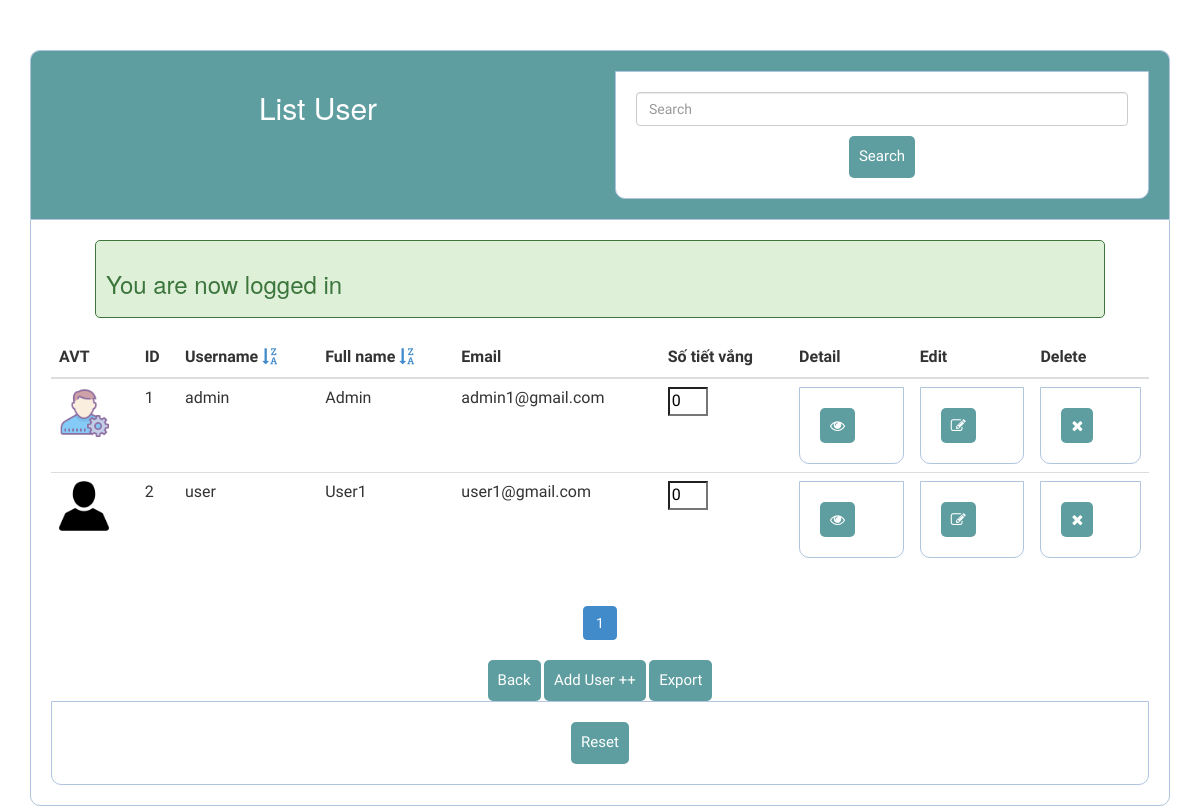
/list.php (signed in), run on an earlier commit of the app's database.
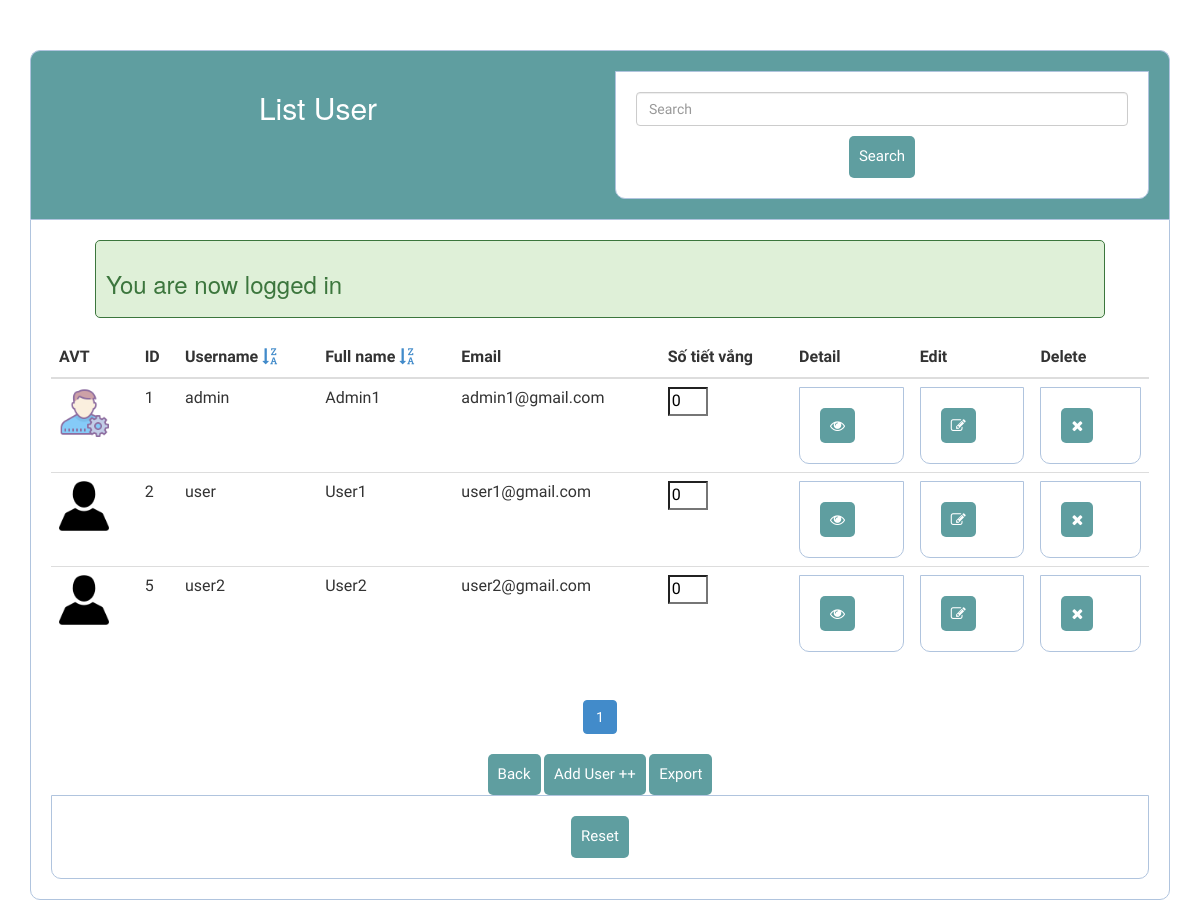
And on a later commit of the database.
### tables this page shows
CREATE TABLE IF NOT EXISTS `users` (
  `id` int(11) NOT NULL AUTO_INCREMENT,
  `username` varchar(100) NOT NULL,
  `fullname` varchar(100) NOT NULL,
  `email` varchar(100) NOT NULL,
  `user_type` varchar(100) NOT NULL,
  `password` varchar(100) NOT NULL,
  `image` varchar(255) NOT NULL,
  `vang` int(11) NOT NULL DEFAULT 0,
  PRIMARY KEY (`id`)
);

### functions.php (called while the page is built, shortened)
<?php
function isAdmin()
{
	if (isset($_SESSION['user']) && $_SESSION['user']['user_type'] == 'admin') {
		return true;
	} else {
		return false;
	}
}

### list.php (the view, shortened to what this page needs)
<?php
include('functions.php');
if (isAdmin()) {
    $page = 1;
    $limit = 3;
    $arrs_list = mysqli_query($conn, "SELECT id from users");
    $total_record = mysqli_num_rows($arrs_list);
    $total_page = ceil($total_record / $limit);
    $start = ($page - 1) * $limit;
    $sort = '';
    $attr = '';
    $arrs = [];
    if(isset($_GET['sort']) && isset($_GET['attr'])){
        $sort = $_GET['sort'];
        $attr = $_GET['attr'];
        if(($sort == 'desc' && ($attr == 'username' || $attr == 'fullname')) ||
        ($sort == 'asc' && ($attr == 'username' || $attr == 'fullname')))
        {
            $sql = "SELECT * FROM users ORDER BY $attr $sort limit $start,$limit";
        }
        else{
            $sql = "SELECT * from users limit $start,$limit";
        }
    }
    else{
        $sql = "SELECT * from users limit $start,$limit";
    }
    $arrs = mysqli_query($conn,$sql);
}
else{
    header("location: login.php");
}
?>
<html>
<head>
    <link rel="stylesheet" href="public/css/bootstrap.min.css">
    <link rel="stylesheet" href="public/css/font-awesome.min.css">
    <link rel="stylesheet" href="public/css/styles.css">
</head>
<body>
    <div class="container">
        <div class="header">
        <div class="row">
                <div class="col-md-6">
                <a href="list.php"> <h2 style="color: #fff;">List User</h2> </a>
                </div>
                <div class="col-md-6">
                    <form action="search.php" method="get" class="form-inline my-2 my-lg-0">
                        <input class="form-control mr-sm-2" type="text" placeholder="Search" aria-label="Search" name="keyword">
                        <button class="btn btn-outline-success my-2 my-sm-0" type="submit" style="margin-top: 10px">Search</button>
                    </form>
                </div>
            </div>
        </div>
        <form>
            <?php if (isset($_SESSION['success'])) : ?>
                <div class="error success">
                    <h3>
                        <?php
                        echo $_SESSION['success'];
                        ?>
                    </h3>
                </div>
            <?php endif ?>
            <table class="table">
                <thead>
                    <tr>
                        <th scope="col">AVT</th>
                        <th scope="col">ID</th>
                        <th scope="col">Username
                        <?php if($sort=='desc' && $attr=='username'){?>
                            <a href="?sort=asc&attr=username" class="fa fa-sort-alpha-asc">
                        <?php } else{?>
                            <a href="?sort=desc&attr=username" class="fa fa-sort-alpha-desc">
                        <?php }?>
                        </th>
                        <th scope="col">Full name
                        <?php if($sort=='desc' && $attr=='fullname'){?>
                            <a href="?sort=asc&attr=fullname" class="fa fa-sort-alpha-asc">
                        <?php } else{?>
                            <a href="?sort=desc&attr=fullname" class="fa fa-sort-alpha-desc">
                        <?php }?></th>
                        <th scope="col">Email</th>
                        <th scope="col">Số tiết vắng</th>
                        <th scope="col">Detail</th>
                        <th scope="col">Edit</th>
                        <th scope="col">Delete</th>
                    </tr>
                </thead>
                <tbody>
                    <?php foreach ($arrs as $arr) : ?>
                        <tr scope="row">
                            <td><img src="./public/images/<?php echo $arr['image'];?>" class="img-fluid" alt=""     style="width:50px; height:50px;"></td>
                            <td><?php echo $arr['id']; ?></td>
                            <td><?php echo $arr['username']; ?></td>
                            <td><?php echo $arr['fullname']; ?></td>
                            <td><?php echo $arr['email']; ?></td>
                            <td><input type="text" style="width: 40px" id="vang" value="<?php echo $arr['vang']?>"></td>
                            <td>
                                <form action="userdetail.php" method="post">
                                <button type="submit" name="detail" class="btn btn-primary">
                                <i class="fa fa-eye"></i></button>
                            </td>
                            <td>
                                <form action="edit.php" method="post">
                                <button type="submit" name="edit" class="btn btn-primary">
                                <i class="fa fa-pencil-square-o"></i></button>
                            </td>
                            <td>
                                <form action="" method="post">
                                <button type="submit" name="delete" class="btn btn-primary"
                                onClick="return confirm('Nhấn oke để xoá')"><i class="fa fa-times"></i></button>
                            </td>
                        </tr>
                    <?php endforeach; ?>
                </tbody>
            </table>
        </form>
        <div style="text-align: center">
            <ul class="pagination">
                <?php for ($i = 1; $i <= $total_page; $i++) { ?>
                    <li <?php if ($page == $i) echo "class='active'"; ?>>
                    <?php if($sort == 'desc' && $attr == 'username'){?>
                        <a href="?sort=desc&attr=username&list=<?php echo $i; ?>">
                    <?php }else if($sort == 'asc' && $attr == 'username') {?>
                        <a href="?sort=asc&attr=username&list=<?php echo $i; ?>">
                    <?php }else if($sort == 'desc' && $attr == 'fullname') {?>
                        <a href="?sort=desc&attr=fullname&list=<?php echo $i; ?>">
                    <?php }else if($sort == 'asc' && $attr == 'fullname') {?>
                        <a href="?sort=asc&attr=fullname&list=<?php echo $i; ?>">
                    <?php }else{?>
                        <a href="list.php?list=<?php echo $i; ?>">
                    <?php }?>
                    <?php echo $i; ?></a></li>
                <?php } ?>
            </ul>
        </div>
        <div class="back" style="text-align: center">
            <button type="button" class="btn btn-info" onClick="javascript:history.go(-1)">Back</button>
            <a href="admin.php" class="btn btn-info">Add User ++</a>
            <a href="excel.php" class="btn btn-info">Export</a>
            <form action="list.php" method="post">
                <button type="submit" class="btn btn-info" name="reset">Reset</button>
            </form>
        </div>
    </div>
</body>
</html>

### public/css/styles.css (style rules this page uses)
html,body { background-size: cover; background-repeat: no-repeat; height: 100%; font-family: 'Numans', sans-serif; }
a { text-decoration: none; }
.container { height: 100%; align-content: center; }
.header { margin: 50px auto 0px; color: white; background: #5F9EA0; text-align: center; border: 1px solid #B0C4DE; border-bottom: none; border-radius: 10px 10px 0px 0px; padding: 20px; }
form, .content { margin: 0px auto; padding: 20px; border: 1px solid #B0C4DE; background: white; border-radius: 0px 0px 10px 10px; }
.btn { padding: 10px; font-size: 15px; color: white; background: #5F9EA0; border: none; border-radius: 5px; }
.error { width: 92%; margin: 0px auto; padding: 10px; border: 1px solid #a94442; color: #a94442; background: #f2dede; border-radius: 5px; text-align: left; }
.success { color: #3c763d; background: #dff0d8; border: 1px solid #3c763d; margin-bottom: 20px; }

What changed in the data, as far as the page shows it:
changed users "admin": fullname "Admin" → "Admin1"
added users: image (picture), id "5", username "user2", fullname "User2", email "user2@gmail.com", vang "0"
